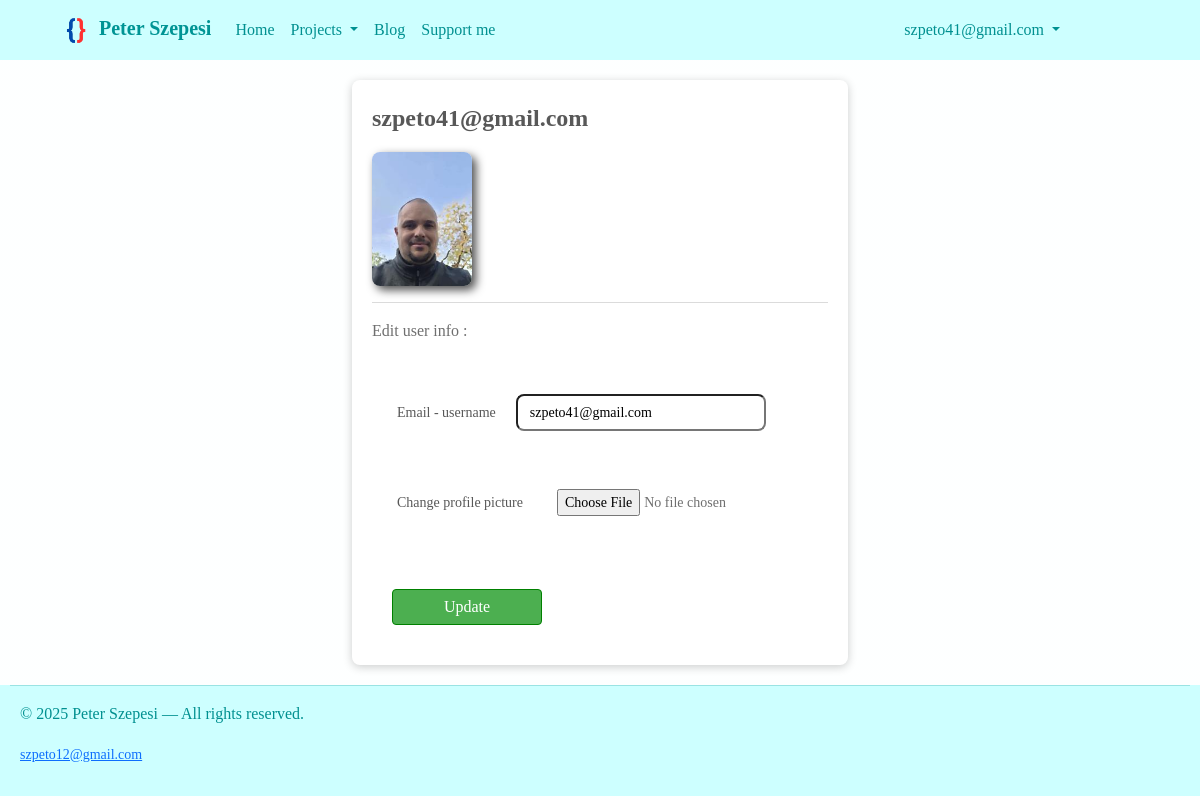
Screenshot of /user (signed in) with the database file from the repository.
### db_models.py (models this page shows, shortened)
class User(db.Model, UserMixin):
    id = db.Column(db.Integer, primary_key=True, autoincrement=True)
    email_username = db.Column(db.String(50), nullable=False, unique=True)
    password = db.Column(db.String(60), nullable=False)
    image_file = db.Column(db.String(20), nullable=False, default="Default - user.jpg")
    posts = db.relationship("Post", backref="user", lazy=True)

### routes.py (the view, shortened to what this page needs)
@app.route("/user", methods=["GET", "POST"])
@login_required # It means we can access this route only if a user is logged in
def user():
    form = UpdateForm()
    form.email_username.data = current_user.email_username
    return render_template("user.html", title="User account", current_user=current_user,
                           form=form)

### validators.py (shortened to what this page needs)
class UpdateForm(FlaskForm):
    email_username = StringField("Email - username", validators=[DataRequired(), Email()])
    picture_file = FileField("Change profile picture", validators=[FileAllowed(["jpg", "png"])])
    submit = SubmitField("Update")

### db_models.py (called while the page is built)
@login_manager.user_loader
def load_user(user_id):
    return db.session.get(User, int(user_id))

### templates/user.html (shortened to what this page needs)
{% extends "base.html" %}
{% block body %}
    <div class="base-container-pop-up">
        <p class="email-username-label">{{ current_user.email_username }}</p>
        <img src="{{ url_for('static', filename='Images/profile_images/' + current_user.image_file) }}"
             width="100" class="profile-picture">
        <hr>
        <p>Edit user info : </p>
        <form method="POST" action="{{ url_for('user') }}" enctype="multipart/form-data">
            <div class="base-v-box">
                <div class="base-h-box">
                    {{ form.email_username.label(class="edit-input-label") }}
                    {{ form.email_username(class="edit-input") }}
                </div>
                <div class="base-h-box">
                    {{ form.picture_file.label(class="picture-file-input-label") }}
                    {{ form.picture_file(class="picture-file-input") }}
                </div>
                {{ form.submit(class="update-user-button") }}
            </div>
        </form>
    </div>
{% endblock %}

### templates/base.html (shortened to what this page needs)
<!DOCTYPE html>
<html lang="en">
<head>
    <link href="https://cdn.jsdelivr.net/npm/bootstrap@5.3.6/dist/css/bootstrap.min.css"
          rel="stylesheet"
>
    <link rel="stylesheet" href="{{url_for('static', filename = 'Styles/styles.css')}}">
</head>
<body>
  <header>
    <nav class="navbar navbar-expand-lg bg-body-tertiary" data-bs-theme="light">
      <div class="container-fluid">
        <a class="navbar-brand" href="/"><img src="{{ url_for('static', filename='Images/Logo - no background.png') }}"
        width="34">
          Peter Szepesi
        </a>
        <div class="collapse navbar-collapse" id="navbarSupportedContent">
          <ul class="navbar-nav me-auto mb-2 mb-lg-0">
            <li class="nav-item">
              <a class="nav-link active" aria-current="page" href="/">Home</a>
            </li>
            <li class="nav-item dropdown">
              <a class="nav-link dropdown-toggle" href="#" role="button" data-bs-toggle="dropdown" aria-expanded="false">
                Projects
              </a>
            </li>
            <li class="nav-item">
              <a class="nav-link" href="{{ url_for('blog') }}">Blog</a>
            </li>
            <li class="nav-item">
              <a class="nav-link" href="https://www.paypal.me/szpeto" target="_blank">Support me</a>
            </li>
          </ul>
          {% if current_user.is_authenticated %}
            <ul class="navbar-nav ms-auto mb-2 mb-lg-0">
              <li class="nav-item dropdown">
                <a class="nav-link dropdown-toggle" href="#" role="button" data-bs-toggle="dropdown" aria-expanded="false">
                  {{ current_user.email_username }}
                </a>
              </li>
            </ul>
          {% endif %}
        </div>
      </div>
    </nav>
  </header>
  {% block body %}{% endblock %}
  <footer>
    <hr>
    <div class="footer-container">
      <p>© 2025 Peter Szepesi — All rights reserved.</p>
      <small><a href="mailto:szpeto12@gmail.com">szpeto12@gmail.com</a></small>
    </div>
  </footer>
</body>
</html>

### static/Styles/styles.css (style rules this page uses)
*, *::before, *::after { box-sizing: border-box; }
body { background-color: rgb(248, 255, 255); background-image: linear-gradient(rgba(255, 255, 255, 0.8), rgba(255, 255, 255, 0.8)), url(/static/Images/background-image-4.png); background-repeat: no-repeat; background-position-x: center; background-position-y: center; background-attachment: fixed; background-size: cover; font-family: Bahnschrift; color: rgb(111, 111, 111); }
header { position: sticky; top: 0; }
.navbar { background: rgb(205, 255, 255) !important; color: rgb(33, 37, 41) !important; padding: 8px 10% 8px 4% !important; }
.navbar .nav-link { color: rgb(0, 144, 144) !important; }
.navbar-brand { color: rgb(0, 148, 148) !important; font-weight: 600; }
footer { text-align: left; font-family: Bahnschrift; font-weight: 200; color: rgb(0, 144, 144); background: rgb(205, 255, 255) !important; padding: 0px 10px 20px 10px; }
.base-h-box { display: flex; flex-direction: row; margin: 10px; }
.base-v-box { display: flex; flex-direction: column; margin: 10px; }
.base-container-pop-up { display: flex; flex-direction: column; min-width: 150px; width: fit-content; margin: 20px auto; padding: 20px; border-radius: 8px; background-color: white; color: rgb(111, 111, 111); box-shadow: 0px 2px 10px rgba(0,0,0,0.2); font-family: Bahnschrift; }
.footer-container { margin: 4px 10px 10px 10px; }
.update-user-button { max-width: 150px; padding: 5px 10px; background-color: rgb(76, 175, 80); border: 1px solid green; color: white; text-decoration: none; border-radius: 4px; cursor: pointer; margin: 40px 10px 10px 10px; }
input[type="text"] { font-size: 14px; border-radius: 8px; padding: 6px 12px; width: 250px; max-width: 300px; min-width: 80px; margin: 15px; }
.edit-input { margin: 5px; }
.picture-file-input { font-size: 14px; font-weight: 300; border-radius: 8px; padding: 8px 14px; width: 250px; max-width: 300px; min-width: 80px; margin: 15px; }
.email-username-label { font-size: 24px; font-weight: bold; color: rgb(88, 88, 88); }
.edit-input-label { margin: auto 5px; font-size: 14px; font-weight: 200; color: rgb(88, 88, 88); }
.picture-file-input-label { margin: auto 5px; font-size: 14px; font-weight: 200; color: rgb(88, 88, 88); }
.profile-picture { border-radius: 8px; box-shadow: 4px 4px 10px rgba(0,0,0,0.7); }

### rows the page displays
User: email_username "szpeto41@gmail.com", image_file (picture)
